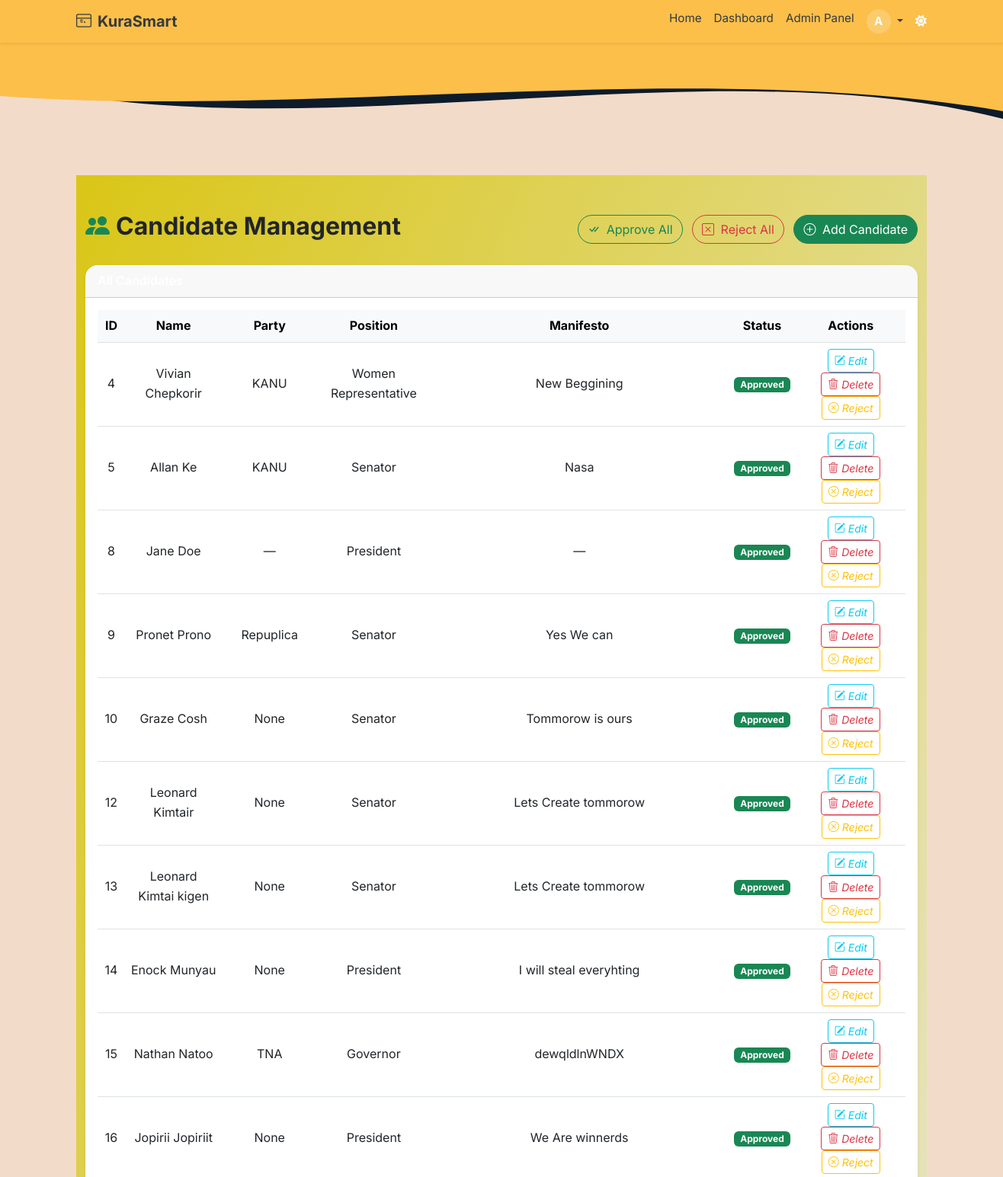
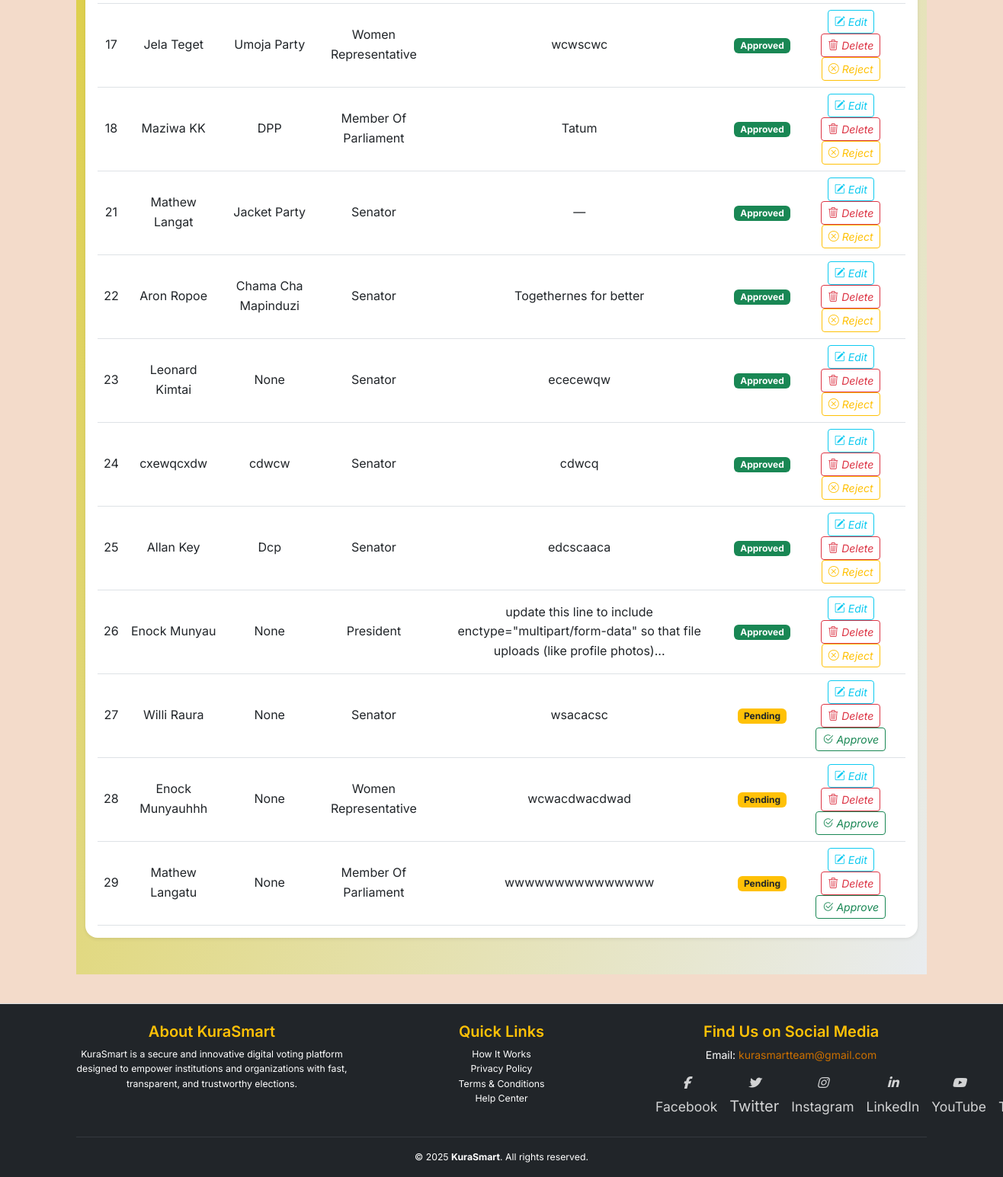
The app's page /admin/candidates (signed in) with its own data (2 pictures, top to bottom).
### app/models.py (models this page shows, shortened)
class User(db.Model, UserMixin):
    __tablename__ = 'users'
    id = db.Column(db.Integer, primary_key=True)
    email = db.Column(db.String(120), unique=True, nullable=False, index=True)
    full_name = db.Column(db.String(120), nullable=False)
    username = db.Column(db.String(80), unique=True, nullable=True)
    id_number = db.Column(db.String(20), unique=True, nullable=True)
    password_hash = db.Column(db.String(128), nullable=False)
    voting_type = db.Column(db.String(10), nullable=False, default="informal")
    national_id = db.Column(db.String(20), unique=True, nullable=True)
    dob = db.Column(db.Date, nullable=True)
    gender = db.Column(db.String(10), nullable=True)
    county = db.Column(db.String(100), nullable=True)
    sub_county = db.Column(db.String(100), nullable=True)
    division = db.Column(db.String(100), nullable=True)
    location = db.Column(db.String(100), nullable=True)
    sub_location = db.Column(db.String(100), nullable=True)
    profile_image_url = db.Column(db.String(255), nullable=True)
    is_verified = db.Column(db.Boolean, default=False, index=True)
    is_superadmin = db.Column(db.Boolean, default=False)
    role = db.Column(db.Enum(UserRole), default=UserRole.voter, nullable=False, index=True)
    created_at = db.Column(db.DateTime, default=datetime.utcnow)
    candidates = db.relationship('Candidate', back_populates='user', lazy='dynamic')
    verification_requests = db.relationship('VerificationRequest', back_populates='user', lazy='dynamic')
    votes = db.relationship('Vote', back_populates='voter', lazy='dynamic')

class Candidate(db.Model):
    __tablename__ = 'candidate'
    id = db.Column(db.Integer, primary_key=True)
    user_id = db.Column(db.Integer, db.ForeignKey('users.id'), nullable=False)
    election_id = db.Column(db.Integer, db.ForeignKey('election.id'), nullable=False)
    position_id = db.Column(db.Integer, db.ForeignKey('position.id'), nullable=False)
    full_name = db.Column(db.String(100), nullable=False)
    profile_photo = db.Column(db.String(255))
    party_name = db.Column(db.String(100))
    position = db.Column(db.String(100), nullable=True)
    description = db.Column(db.Text)
    manifesto = db.Column(db.Text)
    approved = db.Column(db.Boolean, default=False)
    created_at = db.Column(db.DateTime, default=datetime.utcnow)
    user = db.relationship('User', back_populates='candidates')
    election = db.relationship('Election', back_populates='candidates')
    position_rel = db.relationship('Position', back_populates='candidates')
    votes = db.relationship('Vote', back_populates='candidate', lazy='dynamic')

### app/routes/web_auth.py (the view, shortened to what this page needs)
@admin_web_bp.route('/candidates', methods=['GET', 'POST'])
@login_required
def manage_candidates():
    form = CandidateForm()
    try:
        candidates = Candidate.query.all()
        return render_template('admin/candidates.html', candidates=candidates, form=form)
    except Exception as e:
        db.session.rollback()
        import traceback
        print("Exception in /candidates route:", traceback.format_exc())
        flash(f"Error managing candidates: {e}", "danger")
        return render_template('admin/candidates.html', candidates=[], form=form)

### app/templates/admin/candidates.html (shortened to what this page needs)
{% extends "base.html" %}
{% block content %}
<div class="admin-dashboard-background py-5">
  <div class="container" data-aos="fade-up">
    <div class="d-flex justify-content-between align-items-center mb-4">
      <h2 class="fw-bold"><i class="bi bi-people-fill me-2 text-success"></i>Candidate Management</h2>
      <div>
        <form action="{{ url_for('admin_web.approve_all_candidates') }}" method="POST" class="d-inline">
          <button type="submit" class="btn btn-outline-success rounded-pill me-2">
            <i class="bi bi-check-all me-1"></i> Approve All
          </button>
        </form>
        <form action="{{ url_for('admin_web.reject_all_candidates') }}" method="POST" class="d-inline">
          <button type="submit" class="btn btn-outline-danger rounded-pill me-2">
            <i class="bi bi-x-square me-1"></i> Reject All
          </button>
        </form>
        <button class="btn btn-success rounded-pill" data-bs-toggle="modal" data-bs-target="#candidateModal">
          <i class="bi bi-plus-circle me-1"></i> Add Candidate
        </button>
      </div>
    </div>
    <div class="card shadow-sm border-0 rounded-4">
      <div class="card-header bg-gradient-secondary text-white fw-semibold rounded-top-4">All Candidates</div>
      <div class="card-body">
        {% if candidates %}
        <table class="table table-hover align-middle text-center mb-0">
          <thead class="table-light">
            <tr>
              <th>ID</th>
              <th>Name</th>
              <th>Party</th>
              <th>Position</th>
              <th>Manifesto</th>
              <th>Status</th>
              <th>Actions</th>
            </tr>
          </thead>
          <tbody>
            {% for c in candidates %}
            <tr data-aos="zoom-in" data-aos-delay="{{ loop.index * 30 }}">
              <td>{{ c.id }}</td>
              <td>{{ c.full_name }}</td>
              <td>{{ c.party_name or '—' }}</td>
              <td>{{ c.position }}</td>
              <td>
                {% if c.manifesto %}
                  {{ c.manifesto[:100] ~ '...' if c.manifesto|length > 100 else c.manifesto }}
                {% else %}
                  —
                {% endif %}
              </td>
              <td>
                {% if c.approved %}
                  <span class="badge bg-success">Approved</span>
                {% else %}
                  <span class="badge bg-warning text-dark">Pending</span>
                {% endif %}
              </td>
              <td>
                <a href="{{ url_for('admin_web.edit_candidate', id=c.id) }}" class="btn btn-sm btn-outline-info">
                  <i class="bi bi-pencil-square"> Edit</i>
                </a>
                <form method="POST" action="{{ url_for('admin_web.delete_candidate', candidate_id=c.id) }}" class="d-inline" onsubmit="return confirm('Delete this candidate?');">
                  <button type="submit" class="btn btn-sm btn-outline-danger">
                    <i class="bi bi-trash3"> Delete</i>
                  </button>
                </form>
                {% if not c.approved %}
                <form method="POST" action="{{ url_for('admin_web.approve_candidate', candidate_id=c.id) }}" class="d-inline">
                  <button type="submit" class="btn btn-sm btn-outline-success">
                    <i class="bi bi-check2-circle"> Approve</i>
                  </button>
                </form>
                {% endif %}
                {% if c.approved %}
                <form method="POST" action="{{ url_for('admin_web.reject_candidate', candidate_id=c.id) }}" class="d-inline">
                  <button type="submit" class="btn btn-sm btn-outline-warning">
                    <i class="bi bi-x-circle"> Reject</i>
                  </button>
                </form>
                {% endif %}
              </td>
            </tr>
            {% endfor %}
          </tbody>
        </table>
        {% else %}
        <p class="text-center text-muted py-4">No candidates available.</p>
        {% endif %}
      </div>
    </div>
  </div>
</div>
{% endblock %}

### app/templates/base.html (shortened to what this page needs)
<!DOCTYPE html>
<html lang="en" data-bs-theme="auto">
<head>
  <link rel="stylesheet" href="https://cdn.jsdelivr.net/npm/bootstrap@5.3.3/dist/css/bootstrap.min.css">
  <link rel="stylesheet" href="https://cdnjs.cloudflare.com/ajax/libs/font-awesome/6.5.0/css/all.min.css"/>
  <link rel="stylesheet" href="https://cdn.jsdelivr.net/npm/aos@2.3.4/dist/aos.css">
  <link rel="stylesheet" href="https://cdn.jsdelivr.net/npm/bootstrap-icons@1.10.5/font/bootstrap-icons.css">
  <link rel="stylesheet" href="{{ url_for('static', filename='styles.css') }}">
  <link href="https://cdn.jsdelivr.net/npm/bootstrap@5.3.0/dist/css/bootstrap.min.css" rel="stylesheet">
</head>
<body class="text-dark d-flex flex-column min-vh-100">
  <nav class="navbar navbar-expand-lg sticky-top shadow-sm" style="background-color: #fcbf49;">
    <div class="container">
      <a class="navbar-brand fw-bold d-flex align-items-center gap-2" href="{{ url_for('main.index') }}">
        KuraSmart
      </a>
      <div class="collapse navbar-collapse" id="navCollapse">
        <ul class="navbar-nav ms-auto mb-2 mb-lg-0">
          <li class="nav-item">
            <a class="nav-link {% if request.endpoint == 'main.index' %}active{% endif %}" href="{{ url_for('main.index') }}">Home</a>
          </li>
          {% if current_user.is_authenticated %}
            <li class="nav-item">
              <a class="nav-link {% if request.endpoint in ['admin_web.dashboard', 'voter_web.dashboard'] %}active{% endif %}" href="{{ url_for('admin_web.dashboard') }}">
                Dashboard
              </a>
            </li>
            {% if current_user.is_super_admin or current_user.role == 'admin' %}
              <li class="nav-item">
                <a class="nav-link {% if request.endpoint == 'admin_web.dashboard' %}active{% endif %}" href="{{ url_for('admin_web.dashboard') }}">
                  Admin Panel
                </a>
              </li>
            {% endif %}
              <li class="nav-item dropdown">
                <a class="nav-link dropdown-toggle" href="#" id="userMenu" role="button" data-bs-toggle="dropdown" aria-expanded="false">
                  <div class="nav-profile-wrapper">
                    <div class="profile-initial bg10">
                      {{ current_user.full_name[0]|upper }}
                    </div>
                  </div>
                </a>
          {% endif %}
        </ul>
        <span id="theme-toggle" class="text-light ms-2" title="Toggle theme" style="cursor: pointer;">
          <i class="fas fa-moon"></i>
        </span>
      </div>
    </div>
  </nav>
  <div class="position-relative">
    <svg viewBox="0 0 500 150" preserveAspectRatio="none" class="w-100" style="height: 150px; display: block;">
      <path d="M0,50 C150,150 350,0 500,100 L500,0 L0,0 Z" style="fill: #0d1b2a;"></path>
      <path d="M0,70 C150,100 350,20 500,90 L500,0 L0,0 Z" style="fill: #fcbf49;"></path>
    </svg>
  </div>
  <main class="container py-2 flex-grow-1">
    {% block content %}{% endblock %}
  </main>
  <footer class="bg-dark text-white pt-4 pb-3 border-top shadow-sm">
  <div class="container">
    <div class="row g-4">
      <div class="col-md-4">
        <h5 class="text-warning">About KuraSmart</h5>
        <p class="small">
          KuraSmart is a secure and innovative digital voting platform designed to empower institutions and organizations with fast, transparent, and trustworthy elections.
        </p>
      </div>
      <div class="col-md-4">
        <h5 class="text-warning">Quick Links</h5>
        <ul class="list-unstyled small">
          <li><a href="#" data-bs-toggle="modal" data-bs-target="#howItWorksModal">How It Works</a></li>
          <li><a href="#" data-bs-toggle="modal" data-bs-target="#privacyModal">Privacy Policy</a></li>
          <li><a href="#" data-bs-toggle="modal" data-bs-target="#termsModal">Terms & Conditions</a></li>
          <li><a href="#" data-bs-toggle="modal" data-bs-target="#helpCenterModal">Help Center</a></li>
        </ul>
      </div>
      <div class="col-md-4">
        <h5 class="text-warning">Find Us on Social Media</h5>
        <p style="font-size: 14px; margin-bottom: 8px;">
          Email: <a href="mailto:support@kurasmart.com" style="color:#cc7000; text-decoration: none;">kurasmartteam@gmail.com</a>
        </p>
        <div class="social-icons d-flex gap-3" style="position: relative; left: 0px;">
          <a href="https://www.facebook.com/home.php" title="Facebook"><i class="fab fa-facebook-f fs-6" style="font-style: italic;"></i><span class="small">Facebook</span></a>
          <a href="https://x.com/?lang=en" title="Twitter"><i class="fab fa-twitter fs-6" style="font-style: italic;"></i>Twitter</a>
          <a href="https://www.instagram.com/#reactivated" title="Instagram"><i class="fab fa-instagram fs-6" style="font-style: italic;"></i><span class="small">Instagram</span></a>
          <a href="https://www.linkedin.com" title="LinkedIn"><i class="fab fa-linkedin-in fs-6" style="font-style: italic;"></i><span class="small">LinkedIn</span></a>
          <a href="https://www.youtube.com" title="YouTube"><i class="fab fa-youtube fs-6" style="font-style: italic;"></i><span class="small">YouTube</span></a>
          <a href="https://www.tiktok.com" title="TikTok"> <span class="small">TikTok</span></a>
        </div>
      </div>
    </div>
    <hr class="border-secondary mt-4">
    <div class="text-center small">
      &copy; 2025 <strong>KuraSmart</strong>. All rights reserved.
    </div>
  </div>
</footer>
</body>
</html>

### app/static/styles.css (style rules this page uses)
body { font-family: 'Segoe UI', Tahoma, Geneva, Verdana, sans-serif; background-color: #f8f9fa; margin: 0; padding: 0; }
.navbar-brand { font-weight: bold; color: #343a40 !important; }
.navbar-nav .nav-item .nav-link { color: #343a40; }
footer { background-color: #f1f3f5; padding: 10px; text-align: center; font-size: 0.9rem; color: #6c757d; margin-top: 30px; }

### app/templates/base.html (style rules this page uses)
body { font-family: 'Inter', sans-serif; background-color: #F3DBCA; margin: 0; padding-bottom: 60px; line-height: 1.6; }
.navbar { padding-top: 0.25rem; padding-bottom: 0.25rem; font-size: 0.95rem; }
.navbar-brand svg { margin-top: -2px; }
.nav-profile-wrapper { position: relative; display: inline-block; }
.profile-initial { background-color: #ffffff33; color: #ffffff; font-weight: bold; width: 32px; height: 32px; display: flex; align-items: center; justify-content: center; border-radius: 50%; font-size: 0.95rem; text-transform: uppercase; cursor: pointer; }
footer { font-size: 0.875rem; }
footer h5 { font-weight: 600; }
.social-icons a { color: #ffffffcc; font-size: 1.2rem; transition: color 0.3s ease, transform 0.3s ease; }
html, body { height: 100%; }
@media (min-width: 600px) { .social-icons { margin-top: 0; } }
footer a { color: #ffffff; text-decoration: none; transition: all 0.3s ease; }
footer .social-icons a { font-size: 1.25rem; transition: transform 0.3s ease, color 0.3s ease; }

### app/templates/admin/candidates.html (style rules this page uses)
.admin-dashboard-background { background: linear-gradient(to bottom right, #dac616, #e9ecef); }

### records on screen
User: full_name "A"
Candidate: id "4", full_name "Vivian Chepkorir", party_name "KANU", position "Women Representative", manifesto "New Beggining", approved "Approved"
Candidate: id "5", full_name "Allan Ke", party_name "KANU", position "Senator", manifesto "Nasa", approved "Approved"
Candidate: id "8", full_name "Jane Doe", party_name "—", position "President", approved "Approved"
Candidate: id "9", full_name "Pronet Prono", party_name "Repuplica", position "Senator", manifesto "Yes We can", approved "Approved"
Candidate: id "10", full_name "Graze Cosh", party_name "None", position "Senator", manifesto "Tommorow is ours", approved "Approved"
Candidate: id "12", full_name "Leonard Kimtair", party_name "None", position "Senator", manifesto "Lets Create tommorow", approved "Approved"
Candidate: id "13", full_name "Leonard Kimtai kigen", party_name "None", position "Senator", manifesto "Lets Create tommorow", approved "Approved"
Candidate: id "14", full_name "Enock Munyau", party_name "None", position "President", manifesto "I will steal everyhting", approved "Approved"
Candidate: id "15", full_name "Nathan Natoo", party_name "TNA", position "Governor", manifesto "dewqldlnWNDX", approved "Approved"
Candidate: id "16", full_name "Jopirii Jopiriit", party_name "None", position "President", manifesto "We Are winnerds", approved "Approved"
Candidate: id "17", full_name "Jela Teget", party_name "Umoja Party", position "Women Representative", manifesto "wcwscwc", approved "Approved"
Candidate: id "18", full_name "Maziwa KK", party_name "DPP", position "Member Of Parliament", manifesto "Tatum", approved "Approved"
Candidate: id "21", full_name "Mathew Langat", party_name "Jacket Party", position "Senator", approved "Approved"
Candidate: id "22", full_name "Aron Ropoe", party_name "Chama Cha Mapinduzi", position "Senator", manifesto "Togethernes for better", approved "Approved"
Candidate: id "23", full_name "Leonard Kimtai", party_name "None", position "Senator", manifesto "ececewqw", approved "Approved"
Candidate: id "24", full_name "cxewqcxdw", party_name "cdwcw", position "Senator", manifesto "cdwcq", approved "Approved"
Candidate: id "25", full_name "Allan Key", party_name "Dcp", position "Senator", manifesto "edcscaaca", approved "Approved"
Candidate: id "26", full_name "Enock Munyau", party_name "None", position "President", manifesto "update this line to include enctype=\"multipart/form-data\" so that file uploads (like profile photos)...", approved "Approved"
Candidate: id "27", full_name "Willi Raura", party_name "None", position "Senator", manifesto "wsacacsc", approved "Pending"
Candidate: id "28", full_name "Enock Munyauhhh", party_name "None", position "Women Representative", manifesto "wcwacdwacdwad", approved "Pending"
Candidate: id "29", full_name "Mathew Langatu", party_name "None", position "Member Of Parliament", manifesto "wwwwwwwwwwwwwww", approved "Pending"
